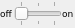
<?xml version="1.0" encoding="UTF-8"?>
<ui version="4.0">
 <class>ControlBarGantts</class>
 <widget class="QWidget" name="ControlBarGantts">
  <property name="geometry">
   <rect>
    <x>0</x>
    <y>0</y>
    <width>75</width>
    <height>28</height>
   </rect>
  </property>
  <property name="windowTitle">
   <string>Form</string>
  </property>
  <layout class="QHBoxLayout" name="horizontalLayout_2">
   <property name="spacing">
    <number>0</number>
   </property>
   <property name="margin">
    <number>0</number>
   </property>
   <item>
    <layout class="QHBoxLayout" name="horizontalLayout">
     <property name="spacing">
      <number>0</number>
     </property>
     <item>
      <widget class="QLabel" name="label_6">
       <property name="maximumSize">
        <size>
         <width>24</width>
         <height>16777215</height>
        </size>
       </property>
       <property name="font">
        <font>
         <family>Verdana</family>
         <pointsize>7</pointsize>
        </font>
       </property>
       <property name="text">
        <string>off</string>
       </property>
      </widget>
     </item>
     <item>
      <widget class="QSlider" name="slider">
       <property name="minimumSize">
        <size>
         <width>48</width>
         <height>0</height>
        </size>
       </property>
       <property name="maximumSize">
        <size>
         <width>48</width>
         <height>16777215</height>
        </size>
       </property>
       <property name="toolTip">
        <string>&lt;html&gt;&lt;head/&gt;&lt;body&gt;&lt;p&gt;&lt;span style=&quot; font-weight:600;&quot;&gt;Left&lt;/span&gt;   = data not received, no widget visible&lt;/p&gt;&lt;p&gt;&lt;span style=&quot; font-weight:600;&quot;&gt;Mid&lt;/span&gt;    = data received, but no widget visible&lt;/p&gt;&lt;p&gt;&lt;span style=&quot; font-weight:600;&quot;&gt;Right&lt;/span&gt; = data received, widget visible according to saved config&lt;/p&gt;&lt;/body&gt;&lt;/html&gt;</string>
       </property>
       <property name="maximum">
        <number>2</number>
       </property>
       <property name="pageStep">
        <number>1</number>
       </property>
       <property name="orientation">
        <enum>Qt::Horizontal</enum>
       </property>
       <property name="tickPosition">
        <enum>QSlider::TicksBothSides</enum>
       </property>
       <property name="tickInterval">
        <number>0</number>
       </property>
      </widget>
     </item>
     <item>
      <widget class="QLabel" name="label_7">
       <property name="maximumSize">
        <size>
         <width>24</width>
         <height>16777215</height>
        </size>
       </property>
       <property name="font">
        <font>
         <family>Verdana</family>
         <pointsize>7</pointsize>
        </font>
       </property>
       <property name="text">
        <string>on</string>
       </property>
      </widget>
     </item>
    </layout>
   </item>
  </layout>
 </widget>
 <resources/>
 <connections/>
</ui>
